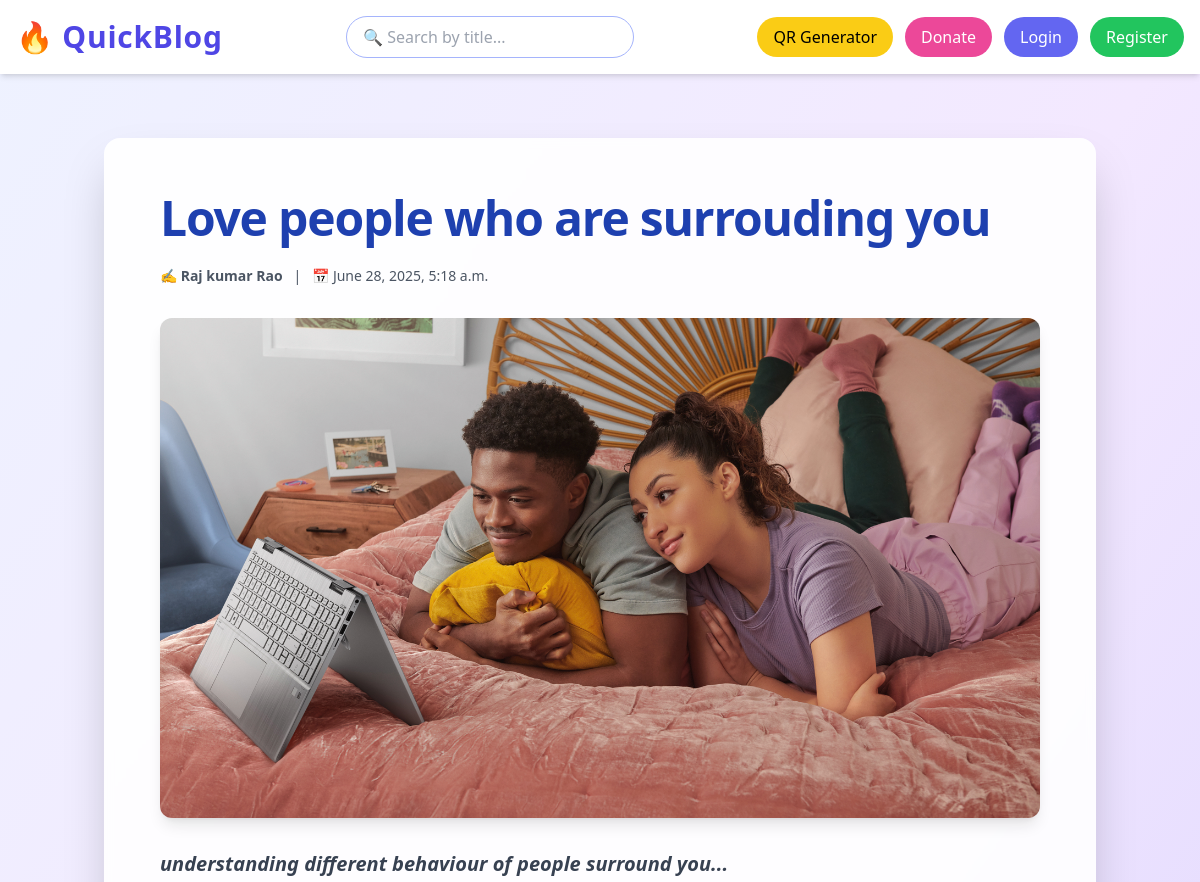
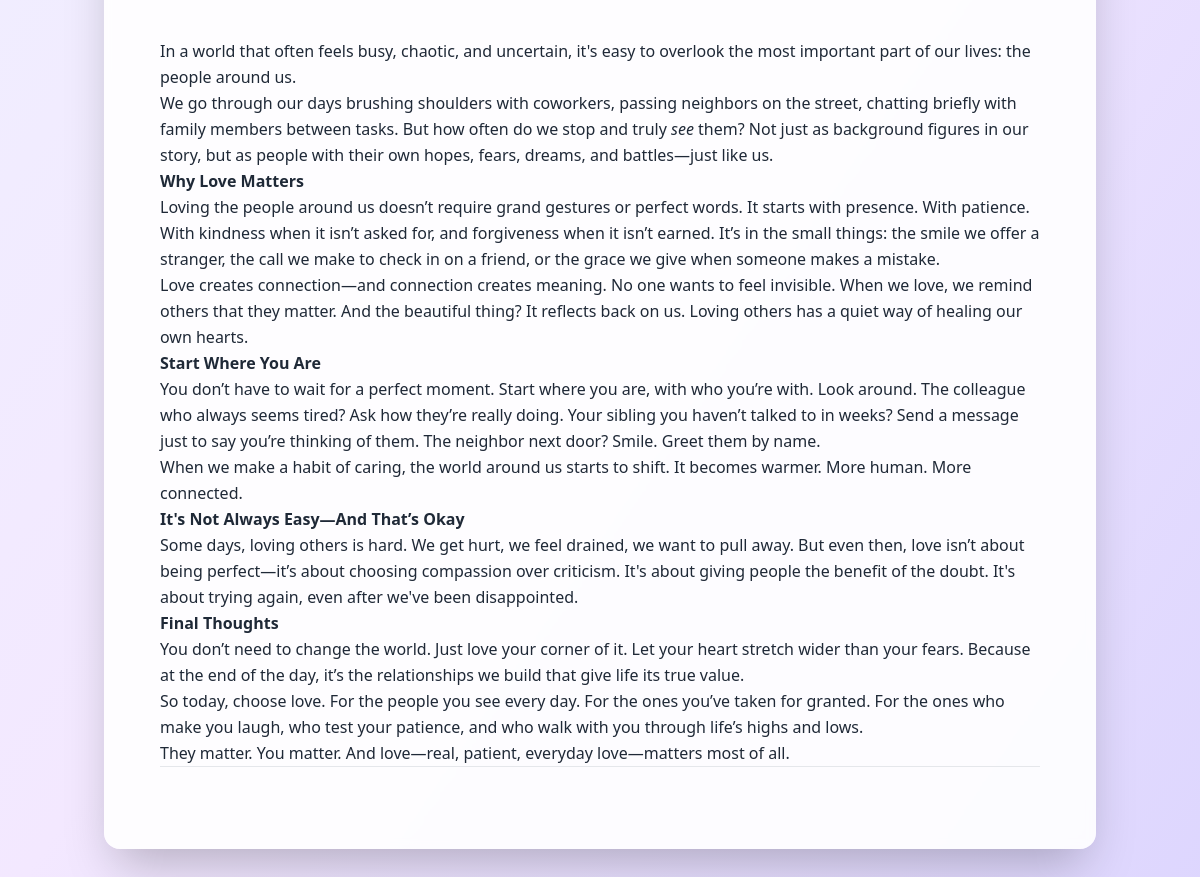
The page /blog2/ on the database its author committed (2 pictures, top to bottom).
### blogs/models.py (models this page shows)
class Blogs(models.Model):
    title = models.CharField(max_length=200)
    category = models.CharField(max_length=20, choices = [
        ("tech", "Technology"),
        ("life", "Lifestyle"),
        ("edu", "Education"),
        ("travel", "Travel"),
        ("food", "Food"),
        ("news", "News"),
        ("finance", "Finance"),
        ("health", "Health & Wellness"),
        ("sports", "Sports"),
        ("code", "Programming"),
        ("art", "Art & Design"),
        ("business", "Business"),
        ("gaming", "Gaming"),
        ("science", "Science"),
        ("books", "Books & Literature"),
        ("music", "Music"),
        ("movies", "Movies & TV"),
        ("personal", "Personal Development"),
    ],default=('tech','technology'))
    description = models.CharField(max_length=300)
    date = models.DateTimeField()
    author = models.CharField(max_length=100)
    content = HTMLField()
    image = models.FileField(
        upload_to="news_img/", max_length=240, null=True, default=None
    )

### _02_blog_post/views.py (the view)
# urls.py: path("blog<id>/", views.blog_page, name="blog_page"),
def blog_page(request, id):
    data = Blogs.objects.get(id=id)
    bg_classes = [
        "from-blue-50 via-sky-100 to-blue-200",
        "from-teal-50 via-green-100 to-emerald-200",
        "from-indigo-50 via-purple-100 to-violet-200",
        "from-amber-50 via-yellow-100 to-orange-200",
        "from-slate-100 via-gray-200 to-zinc-200",
    ]
    selected_bg = bg_classes[data.id % len(bg_classes)]
    return render(request, "full-blog-page.html", {"data": data, "bg": selected_bg})

### templates/full-blog-page.html (shortened to what this page needs)
{% include 'header.html' %}
<!DOCTYPE html>
<html lang="en">
<head>
  <script src="https://cdn.tailwindcss.com"></script>
</head>
<body class="bg-gradient-to-br {{ bg }} text-gray-800">
  <div class="max-w-5xl mx-auto px-4 py-16">
    <div class="bg-white/90 backdrop-blur-sm rounded-2xl shadow-2xl p-10 md:p-14 transition-all duration-300">
      <h1 class="text-4xl md:text-5xl font-bold mb-6 text-blue-800 leading-tight tracking-tight">{{ data.title }}</h1>
      <div class="text-sm text-gray-600 mb-8">
        ✍️ <span class="font-semibold">{{ data.author }}</span> &nbsp;&nbsp;|&nbsp;&nbsp; 📅 {{ data.date }}
      </div>
      {% if data.image %}
      <div class="rounded-xl overflow-hidden shadow-lg mb-8">
        <img src="/media/{{ data.image }}" alt="Blog Image" class="w-full object-cover max-h-[500px]" />
      </div>
      {% endif %}
      <h2 class="text-xl font-semibold mb-4 text-gray-700 italic">{{ data.description }}</h2>
      <div class="prose prose-lg max-w-none prose-sky text-gray-800 leading-relaxed">
        {{ data.content | safe }}
      </div>
    </div>
  </div>
</body>
</html>

### rows shown on the page
Blogs: title "Love people who are surrouding you", author "Raj kumar Rao", date "June 28, 2025, 5:18 a.m.", image (picture), description "understanding different behaviour of people surround you...", content "In a world that often feels busy, chaotic, and uncertain, it's easy to overlook the most important part of our lives: the people around us. We go through our days brushing shoulders with coworkers, passing neighbors on the street, chatting briefly with family members between tasks. But how often do we stop and truly see them? Not just as background figures in our story, but as people with their own hopes, fears, dreams, and battles—just like us. Why Love Matters Loving the people around us doesn’t require grand gestures or perfect words. It starts with presence. With patience. With kindness when it isn’t asked for, and forgiveness when it isn’t earned. It’s in the small things: the smile we…"
